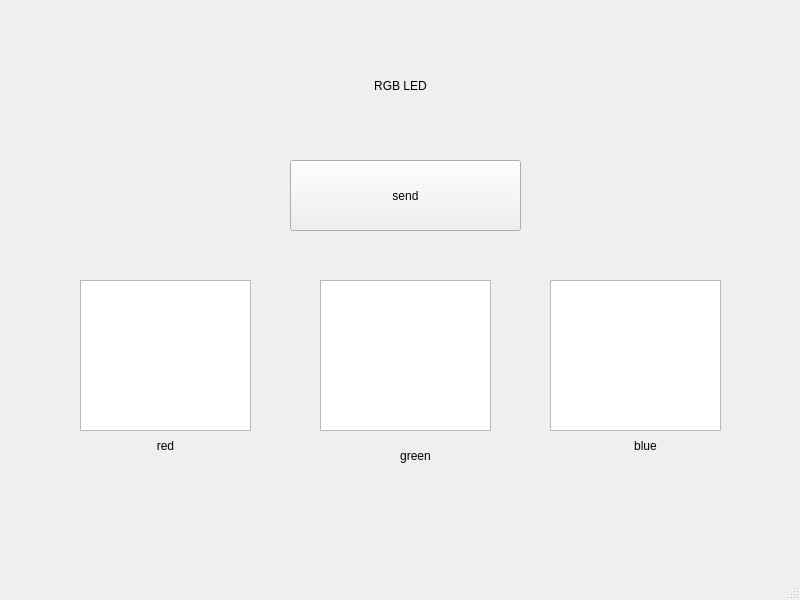
<?xml version="1.0" encoding="UTF-8"?>
<ui version="4.0">
 <class>MainWindow</class>
 <widget class="QMainWindow" name="MainWindow">
  <property name="geometry">
   <rect>
    <x>0</x>
    <y>0</y>
    <width>800</width>
    <height>600</height>
   </rect>
  </property>
  <property name="windowTitle">
   <string>MainWindow</string>
  </property>
  <widget class="QWidget" name="centralwidget">
   <widget class="QLabel" name="title">
    <property name="geometry">
     <rect>
      <x>310</x>
      <y>50</y>
      <width>181</width>
      <height>71</height>
     </rect>
    </property>
    <property name="styleSheet">
     <string notr="true">font: 75 28pt &quot;Agency FB&quot;;</string>
    </property>
    <property name="text">
     <string>RGB LED</string>
    </property>
    <property name="alignment">
     <set>Qt::AlignCenter</set>
    </property>
   </widget>
   <widget class="QLabel" name="label_2">
    <property name="geometry">
     <rect>
      <x>120</x>
      <y>430</y>
      <width>91</width>
      <height>31</height>
     </rect>
    </property>
    <property name="styleSheet">
     <string notr="true">font: 75 18pt &quot;Agency FB&quot;;</string>
    </property>
    <property name="text">
     <string>red</string>
    </property>
    <property name="alignment">
     <set>Qt::AlignCenter</set>
    </property>
   </widget>
   <widget class="QLabel" name="label_3">
    <property name="geometry">
     <rect>
      <x>370</x>
      <y>430</y>
      <width>91</width>
      <height>51</height>
     </rect>
    </property>
    <property name="styleSheet">
     <string notr="true">font: 75 18pt &quot;Agency FB&quot;;</string>
    </property>
    <property name="text">
     <string>green</string>
    </property>
    <property name="alignment">
     <set>Qt::AlignCenter</set>
    </property>
   </widget>
   <widget class="QLabel" name="label_6">
    <property name="geometry">
     <rect>
      <x>600</x>
      <y>430</y>
      <width>91</width>
      <height>31</height>
     </rect>
    </property>
    <property name="styleSheet">
     <string notr="true">font: 75 18pt &quot;Agency FB&quot;;</string>
    </property>
    <property name="text">
     <string>blue</string>
    </property>
    <property name="alignment">
     <set>Qt::AlignCenter</set>
    </property>
   </widget>
   <widget class="QTextEdit" name="red_text">
    <property name="geometry">
     <rect>
      <x>80</x>
      <y>280</y>
      <width>171</width>
      <height>151</height>
     </rect>
    </property>
   </widget>
   <widget class="QTextEdit" name="blue_text">
    <property name="geometry">
     <rect>
      <x>550</x>
      <y>280</y>
      <width>171</width>
      <height>151</height>
     </rect>
    </property>
   </widget>
   <widget class="QTextEdit" name="green_text">
    <property name="geometry">
     <rect>
      <x>320</x>
      <y>280</y>
      <width>171</width>
      <height>151</height>
     </rect>
    </property>
   </widget>
   <widget class="QPushButton" name="pushButton">
    <property name="geometry">
     <rect>
      <x>290</x>
      <y>160</y>
      <width>231</width>
      <height>71</height>
     </rect>
    </property>
    <property name="text">
     <string>send</string>
    </property>
   </widget>
  </widget>
  <widget class="QMenuBar" name="menubar">
   <property name="geometry">
    <rect>
     <x>0</x>
     <y>0</y>
     <width>800</width>
     <height>26</height>
    </rect>
   </property>
  </widget>
  <widget class="QStatusBar" name="statusbar"/>
 </widget>
 <resources/>
 <connections/>
</ui>
